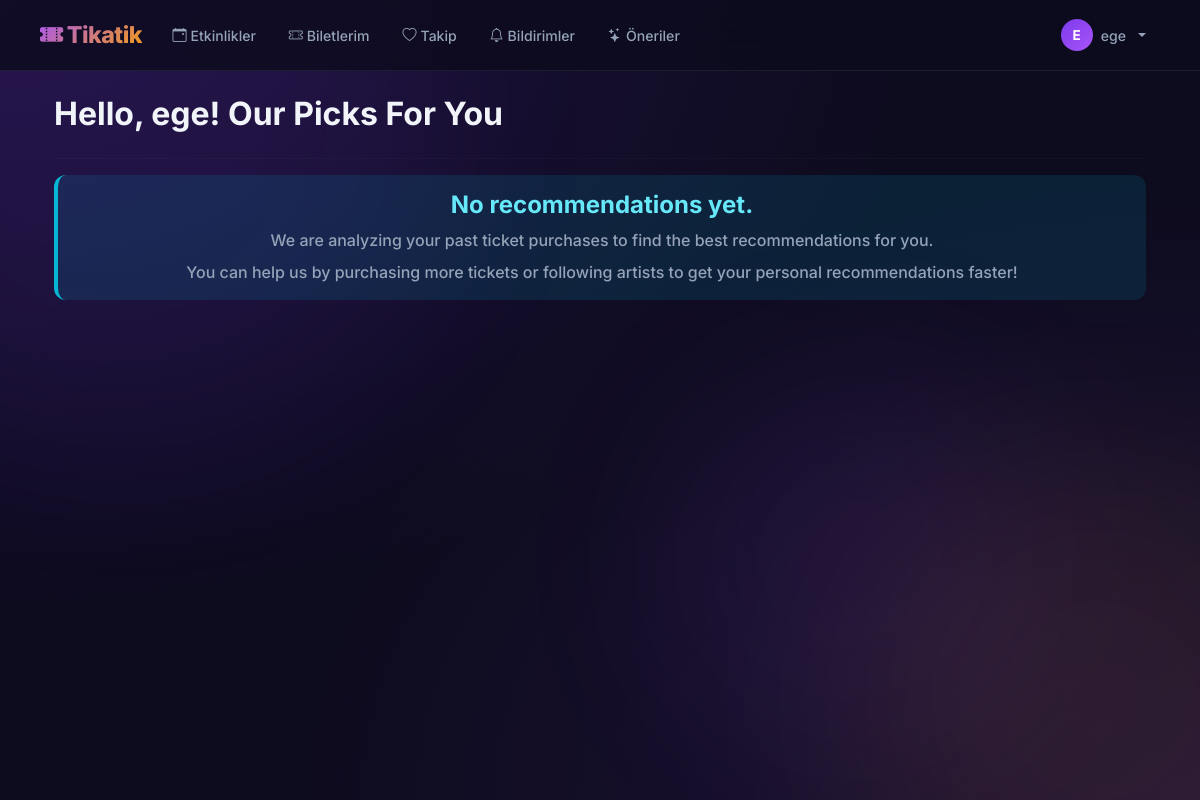
The page /recommended-events/ (signed in) on the database its author committed.
### app/models.py (models this page shows, shortened)
class CustomUser(AbstractUser):
    USER_TYPE_CHOICES = (
        ('C', 'Customer'),
        ('S', 'Seller'),
        ("A", "Admin"), )
    user_type = models.CharField(max_length=1, choices=USER_TYPE_CHOICES, default='C')
    followed_artists = models.ManyToManyField('Artist', blank=True, related_name='followers')
    followed_actors = models.ManyToManyField('Actor', blank=True, related_name='actor_followers')

### app/views.py (the view, shortened to what this page needs)
# urls.py: path('recommended-events/', views.recommended_events, name='recommended_events'),
@login_required
def recommended_events(request):
    user = request.user
    now = timezone.now()
    user_tickets = Ticket.objects.filter(user=user, is_cancelled=False).select_related("event")
    if not user_tickets.exists():
        return render(request, "app/recommended_events.html", {"recommended": []})

### app/templates/app/recommended_events.html
{% extends 'app/navbar.html' %}
{% load crispy_forms_tags %}
{% load static %}
{% block content %}
<div class="container mt-4">
    <h2 class="mb-4">Hello, {{ user.first_name|default:user.username }}! Our Picks For You </h2>
    <hr>
    {% if recommended %}
        <div class="row row-cols-1 row-cols-md-2 row-cols-lg-3 g-4">
            {% for event in recommended %}
            <div class="col">
                <div class="card h-100 shadow-sm border-0">
                    <div class="position-relative">
                        <img src="{{ event.image.url }}" class="card-img-top" alt="{{ event.title }}">
                        <span class="position-absolute top-0 start-0 m-2 badge bg-primary">✨ Recommended For You</span>
                        {% if event.is_trending %}
                            <span class="position-absolute top-0 end-0 m-2 badge bg-success">🔥 Popular</span>
                        {% endif %}
                    </div>
                    <div class="card-body d-flex flex-column">
                        <h5 class="card-title">{{ event.title }}</h5>
                        <p class="card-text text-muted mb-2">
                            <i class="fas fa-tags me-1"></i><strong>Category:</strong> {{ event.category|capfirst }}<br>
                            <i class="fas fa-map-marker-alt me-1"></i><strong>City:</strong> {{ event.city }}<br>
                            <i class="fas fa-calendar-alt me-1"></i><strong>Date:</strong> {{ event.date }} {{ event.time }}<br>
                            <i class="fas fa-dollar-sign me-1"></i><strong>Price:</strong> TL{{ event.price }}
                        </p>
                        {% comment %}
                        You can make this dynamic with data from views.py.
                        For example, you could add a 'recommendation_reason' field to the event object.
                        For now, we'll use a static example.
                        {% endcomment %}
                        <small class="text-info mt-auto">
                            <i class="fas fa-info-circle me-1"></i>
                            Similar to events you've attended before!
                        </small>
                    </div>
                    <div class="card-footer text-center bg-light border-0">
                        <a href="{% url 'event_detail' event.id %}" class="btn btn-primary btn-sm rounded-pill px-4">View Event</a>
                    </div>
                </div>
            </div>
            {% endfor %}
        </div>
    {% else %}
        <div class="alert alert-info text-center" role="alert">
            <h4 class="alert-heading">No recommendations yet. </h4>
            <p>We are analyzing your past ticket purchases to find the best recommendations for you.</p>
            <p class="mb-0">You can help us by purchasing more tickets or following artists to get your personal recommendations faster!</p>
        </div>
    {% endif %}
</div>
{% endblock %}

### app/templates/app/navbar.html (shortened to what this page needs)
{% load static %}
{% load crispy_forms_tags %}
<!DOCTYPE html>
<html lang="tr">
<head>
    <link href="https://cdn.jsdelivr.net/npm/bootstrap@5.3.3/dist/css/bootstrap.min.css" rel="stylesheet">
    <link rel="stylesheet" href="https://cdn.jsdelivr.net/npm/bootstrap-icons@1.11.3/font/bootstrap-icons.min.css">
    <link rel="stylesheet" href="https://cdnjs.cloudflare.com/ajax/libs/font-awesome/6.5.0/css/all.min.css">
    <link rel="stylesheet" href="{% static 'css/style.css' %}">
</head>
<body>
    <div class="background-shapes">
        <div class="shape shape-1"></div>
        <div class="shape shape-2"></div>
        <div class="shape shape-3"></div>
    </div>
    <nav class="navbar navbar-expand-lg">
        <div class="container-fluid px-3">
            <a class="navbar-brand" href="{% url 'dashboard' %}">
                <i class="bi bi-ticket-perforated-fill me-1"></i>Tikatik
            </a>
            <div class="collapse navbar-collapse" id="navbarMenu">
                <ul class="navbar-nav me-auto gap-1 mt-2 mt-lg-0">
                    {% if request.user.is_authenticated %}
                        <li class="nav-item">
                            <a class="nav-link" href="{% url 'event_list' %}">
                                <i class="bi bi-calendar-event me-1"></i>Etkinlikler
                            </a>
                        </li>
                        <li class="nav-item">
                            <a class="nav-link" href="{% url 'my_tickets' %}">
                                <i class="bi bi-ticket-perforated me-1"></i>Biletlerim
                            </a>
                        </li>
                        <li class="nav-item">
                            <a class="nav-link" href="{% url 'following' %}">
                                <i class="bi bi-heart me-1"></i>Takip
                            </a>
                        </li>
                        <li class="nav-item">
                            <a class="nav-link" href="{% url 'notifications' %}">
                                <i class="bi bi-bell me-1"></i>Bildirimler
                            </a>
                        </li>
                        <li class="nav-item">
                            <a class="nav-link" href="{% url 'recommended_events' %}">
                                <i class="bi bi-stars me-1"></i>Öneriler
                            </a>
                        </li>
                    {% endif %}
                </ul>
                {% if request.user.is_authenticated %}
                    <ul class="navbar-nav ms-auto align-items-lg-center">
                        <li class="nav-item dropdown">
                            <a class="nav-link dropdown-toggle d-flex align-items-center gap-2" href="#"
                               id="navbarDropdown" role="button" data-bs-toggle="dropdown" aria-expanded="false">
                                <span class="d-inline-flex align-items-center justify-content-center"
                                      style="width:32px;height:32px;border-radius:50%;background:linear-gradient(135deg,#7c3aed,#a855f7);font-size:0.85rem;font-weight:700;color:white;">
                                    {{ request.user.username|first|upper }}
                                </span>
                                <span style="font-size:0.88rem;">{{ request.user.username }}</span>
                            </a>
                        </li>
                    </ul>
                {% endif %}
            </div>
        </div>
    </nav>
    <div class="container mt-4">
        {% block content %}{% endblock %}
    </div>
</body>
</html>

### static/css/style.css (style rules this page uses)
:root { --bg-primary: #0d0b1e; --bg-secondary: #1a1033; --bg-card: rgba(255, 255, 255, 0.05); --border-card: rgba(255, 255, 255, 0.09); --purple-primary: #7c3aed; --purple-light: #a855f7; --purple-dark: #5b21b6; --gold: #f59e0b; --gold-light: #fcd34d; --text-primary: #f1f5f9; --text-secondary: #94a3b8; --success: #10b981; --danger: #ef4444; --info: #06b6d4; }
*, *::before, *::after { box-sizing: border-box; }
body { background-color: var(--bg-primary); background-image: radial-gradient(ellipse at top left, rgba(124, 58, 237, 0.18) 0%, transparent 55%), radial-gradient(ellipse at bottom right, rgba(168, 85, 247, 0.12) 0%, transparent 55%); background-attachment: fixed; font-family: 'Inter', 'Segoe UI', Arial, sans-serif; color: var(--text-primary); min-height: 100vh; }
.background-shapes { position: fixed; top: 0; left: 0; width: 100%; height: 100%; pointer-events: none; z-index: 0; overflow: hidden; }
.shape { position: absolute; border-radius: 50%; filter: blur(90px); opacity: 0.07; animation: floatShape 22s ease-in-out infinite; }
.shape-1 { width: 650px; height: 650px; background: var(--purple-primary); top: -200px; left: -200px; animation-delay: 0s; }
.shape-2 { width: 500px; height: 500px; background: var(--gold); bottom: -150px; right: -150px; animation-delay: -8s; }
.shape-3 { width: 400px; height: 400px; background: var(--purple-light); top: 45%; left: 55%; animation-delay: -16s; }
.container, nav, footer { position: relative; z-index: 1; }
.navbar { background: rgba(13, 11, 30, 0.82) !important; backdrop-filter: blur(22px); -webkit-backdrop-filter: blur(22px); border-bottom: 1px solid rgba(255, 255, 255, 0.07); padding: 0.75rem 1.5rem; position: sticky; top: 0; z-index: 1000; }
.navbar-brand { font-size: 1.45rem; font-weight: 800; background: linear-gradient(135deg, var(--purple-light) 0%, var(--gold) 100%); -webkit-background-clip: text; -webkit-text-fill-color: transparent; background-clip: text; letter-spacing: -0.5px; }
.navbar .nav-link { color: var(--text-secondary) !important; font-weight: 500; padding: 0.45rem 0.9rem !important; border-radius: 8px; transition: all 0.2s ease; font-size: 0.88rem; }
.alert { border-radius: 12px !important; font-weight: 500; }
.alert-info { background: rgba(6, 182, 212, 0.13) !important; color: #67e8f9 !important; border-left: 4px solid var(--info) !important; border: none; }
h1, h2, h3, h4, h5, h6 { color: var(--text-primary); font-weight: 700; }
p { color: var(--text-secondary); margin-bottom: 0.5rem; }
hr { border-color: rgba(255, 255, 255, 0.09) !important; }

### rows shown on the page
CustomUser: user.username|first "E", user.username "ege", first_name "ege"
